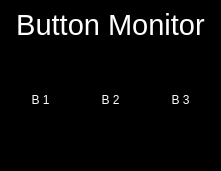
<?xml version="1.0" encoding="UTF-8"?>
<ui version="4.0">
 <class>Widget</class>
 <widget class="QWidget" name="Widget">
  <property name="geometry">
   <rect>
    <x>0</x>
    <y>0</y>
    <width>221</width>
    <height>171</height>
   </rect>
  </property>
  <property name="windowTitle">
   <string>Widget</string>
  </property>
  <property name="styleSheet">
   <string notr="true">background-color: rgb(0, 0, 0);</string>
  </property>
  <widget class="QLabel" name="label">
   <property name="geometry">
    <rect>
     <x>10</x>
     <y>0</y>
     <width>201</width>
     <height>51</height>
    </rect>
   </property>
   <property name="text">
    <string>&lt;html&gt;&lt;head/&gt;&lt;body&gt;&lt;p align=&quot;center&quot;&gt;&lt;span style=&quot; font-size:22pt; color:#ffffff;&quot;&gt;Button Monitor&lt;/span&gt;&lt;/p&gt;&lt;/body&gt;&lt;/html&gt;</string>
   </property>
  </widget>
  <widget class="QLabel" name="Button1">
   <property name="geometry">
    <rect>
     <x>10</x>
     <y>40</y>
     <width>61</width>
     <height>121</height>
    </rect>
   </property>
   <property name="styleSheet">
    <string notr="true">background-color: rgb(0, 0, 0);</string>
   </property>
   <property name="text">
    <string>&lt;html&gt;&lt;head/&gt;&lt;body&gt;&lt;p align=&quot;center&quot;&gt;&lt;span style=&quot; color:#ffffff;&quot;&gt;B 1&lt;/span&gt;&lt;/p&gt;&lt;/body&gt;&lt;/html&gt;</string>
   </property>
  </widget>
  <widget class="QLabel" name="Button2">
   <property name="geometry">
    <rect>
     <x>80</x>
     <y>40</y>
     <width>61</width>
     <height>121</height>
    </rect>
   </property>
   <property name="styleSheet">
    <string notr="true">background-color: rgb(0, 0, 0);</string>
   </property>
   <property name="text">
    <string>&lt;html&gt;&lt;head/&gt;&lt;body&gt;&lt;p align=&quot;center&quot;&gt;&lt;span style=&quot; color:#ffffff;&quot;&gt;B 2&lt;/span&gt;&lt;/p&gt;&lt;/body&gt;&lt;/html&gt;</string>
   </property>
  </widget>
  <widget class="QLabel" name="Button3">
   <property name="geometry">
    <rect>
     <x>150</x>
     <y>40</y>
     <width>61</width>
     <height>121</height>
    </rect>
   </property>
   <property name="styleSheet">
    <string notr="true">background-color: rgb(0, 0, 0);</string>
   </property>
   <property name="text">
    <string>&lt;html&gt;&lt;head/&gt;&lt;body&gt;&lt;p align=&quot;center&quot;&gt;&lt;span style=&quot; color:#ffffff;&quot;&gt;B 3&lt;/span&gt;&lt;/p&gt;&lt;/body&gt;&lt;/html&gt;</string>
   </property>
  </widget>
 </widget>
 <layoutdefault spacing="6" margin="11"/>
 <resources/>
 <connections/>
</ui>
